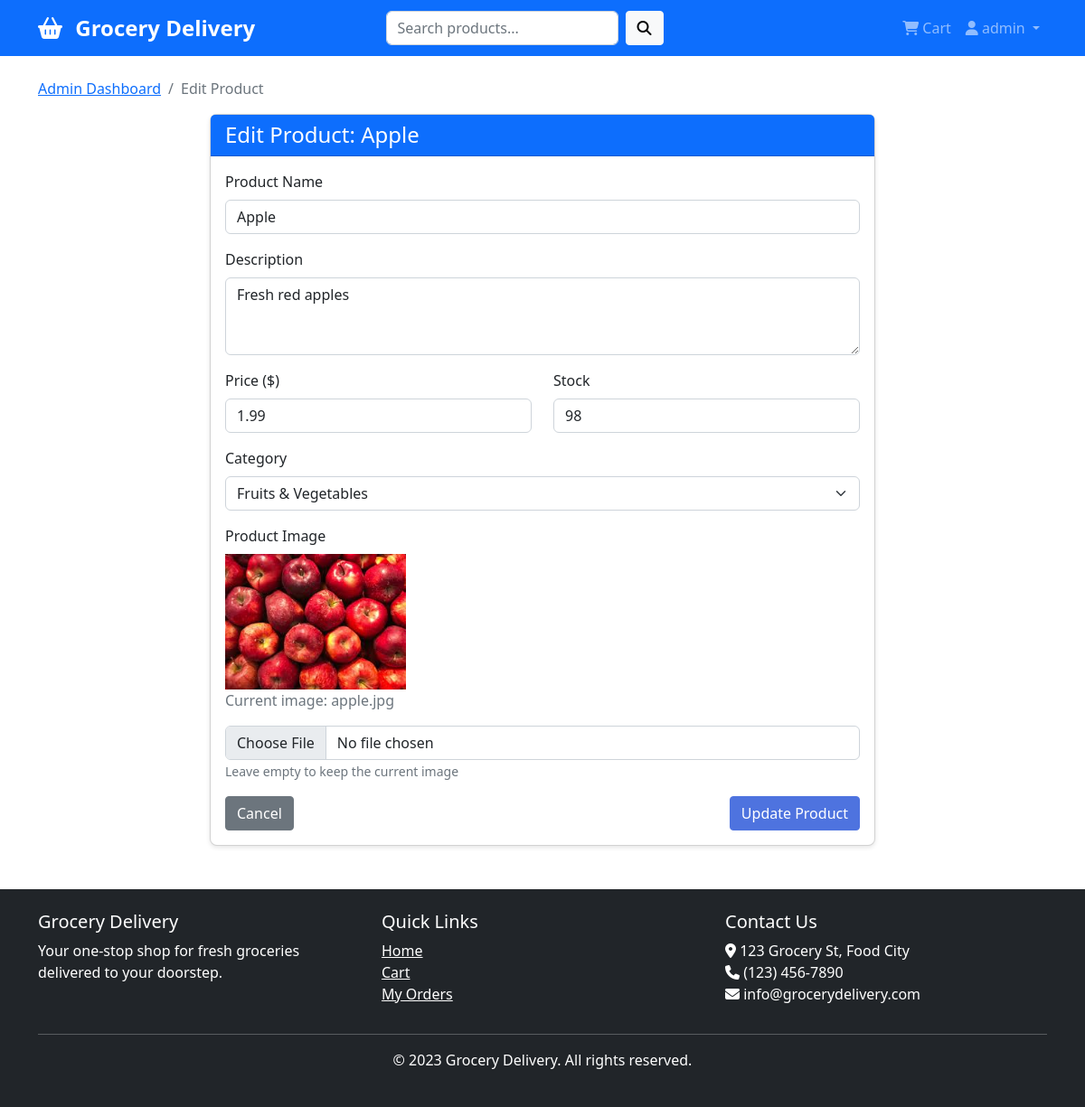
Screenshot of /admin/edit_product/1 (signed in) with the database file from the repository.
### app.py (models this page shows, shortened)
class Product(db.Model):
    id = db.Column(db.Integer, primary_key=True)
    name = db.Column(db.String(100), nullable=False)
    description = db.Column(db.Text, nullable=True)
    price = db.Column(db.Float, nullable=False)
    image = db.Column(db.String(200), nullable=True)
    stock = db.Column(db.Integer, default=0)
    category_id = db.Column(db.Integer, db.ForeignKey('category.id'), nullable=False)

class Category(db.Model):
    id = db.Column(db.Integer, primary_key=True)
    name = db.Column(db.String(100), nullable=False)
    image = db.Column(db.String(200), nullable=True)
    products = db.relationship('Product', backref='category', lazy=True)

### app.py (the view, shortened to what this page needs)
@app.route('/admin/edit_product/<int:product_id>', methods=['GET', 'POST'])
def edit_product(product_id):
    if 'user_id' not in session or not session.get('is_admin'):
        flash('Unauthorized access!')
        return redirect(url_for('home'))
    product = Product.query.get_or_404(product_id)
    categories = Category.query.all()
    return render_template('admin/edit_product.html', product=product, categories=categories)

### app.py (called while the page is built)
@app.context_processor
def inject_cart_count():
    from flask import session
    cart = session.get('cart', {})  # Get the cart from the session
    cart_count = sum(cart.values())  # Count how many items are in the cart
    return dict(cart_count=cart_count)

### templates/admin/edit_product.html (shortened to what this page needs)
{% extends 'base.html' %}
{% block content %}
<nav aria-label="breadcrumb">
    <ol class="breadcrumb">
        <li class="breadcrumb-item"><a href="{{ url_for('admin') }}">Admin Dashboard</a></li>
        <li class="breadcrumb-item active" aria-current="page">Edit Product</li>
    </ol>
</nav>
<div class="row justify-content-center">
    <div class="col-md-8">
        <div class="card">
            <div class="card-header bg-primary text-white">
                <h4 class="mb-0">Edit Product: {{ product.name }}</h4>
            </div>
            <div class="card-body">
                <form method="post" enctype="multipart/form-data">
                    <div class="mb-3">
                        <label for="name" class="form-label">Product Name</label>
                        <input type="text" class="form-control" id="name" name="name" value="{{ product.name }}" required>
                    </div>
                    <div class="mb-3">
                        <label for="description" class="form-label">Description</label>
                        <textarea class="form-control" id="description" name="description" rows="3">{{ product.description }}</textarea>
                    </div>
                    <div class="row">
                        <div class="col-md-6 mb-3">
                            <label for="price" class="form-label">Price ($)</label>
                            <input type="number" class="form-control" id="price" name="price" step="0.01" min="0" value="{{ product.price }}" required>
                        </div>
                        <div class="col-md-6 mb-3">
                            <label for="stock" class="form-label">Stock</label>
                            <input type="number" class="form-control" id="stock" name="stock" min="0" value="{{ product.stock }}" required>
                        </div>
                    </div>
                    <div class="mb-3">
                        <label for="category_id" class="form-label">Category</label>
                        <select class="form-select" id="category_id" name="category_id" required>
                            {% for category in categories %}
                            <option value="{{ category.id }}" {% if category.id == product.category_id %}selected{% endif %}>{{ category.name }}</option>
                            {% endfor %}
                        </select>
                    </div>
                    <div class="mb-3">
                        <label for="image" class="form-label">Product Image</label>
                        {% if product.image %}
                        <div class="mb-2">
                            <img src="{{ url_for('static', filename='uploads/' + product.image) }}" alt="{{ product.name }}" style="max-width: 200px; max-height: 200px;">
                            <p class="text-muted">Current image: {{ product.image }}</p>
                        </div>
                        {% endif %}
                        <input type="file" class="form-control" id="image" name="image" accept="image/*">
                        <small class="text-muted">Leave empty to keep the current image</small>
                    </div>
                    <div class="d-flex justify-content-between">
                        <a href="{{ url_for('admin') }}" class="btn btn-secondary">Cancel</a>
                        <button type="submit" class="btn btn-primary">Update Product</button>
                    </div>
                </form>
            </div>
        </div>
    </div>
</div>
{% endblock %}

### static/css/style.css (style rules this page uses)
body { font-family: "Segoe UI", Tahoma, Geneva, Verdana, sans-serif; min-height: 100vh; display: flex; flex-direction: column; }
.card { border-radius: 0.5rem; box-shadow: 0 2px 5px rgba(0, 0, 0, 0.1); transition: transform 0.3s ease, box-shadow 0.3s ease; }
.btn { border-radius: 0.25rem; }
.btn-primary { background-color: #4e73df; border-color: #4e73df; }

### rows the page displays
Product: name "Apple", description "Fresh red apples", price "1.99", stock "98", category_id "Fruits & Vegetables", image (picture), image "apple.jpg"

### other values shown
{{ session.username }} "admin"
